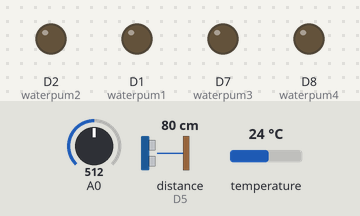
A sketch run on a simulated ESP8266 (NodeMCU). Shown: output pins drawn as LEDs (lit = HIGH). Inputs (shaded band) come from the test bench; at power-on: distance to the obstacle (sensor on D5) 80 cm, temperature 24 °C, A0 = 512. The echo pulse lasts 58.3 µs per cm; WiFi joins after 1.5 s; servers stay silent unless stated.

Above: at 3.0 s.
3.1 s: distance to the obstacle (sensor on D5) set to 5 cm
5.5 s: distance to the obstacle (sensor on D5) set to 2 cm
At 7.6 s:
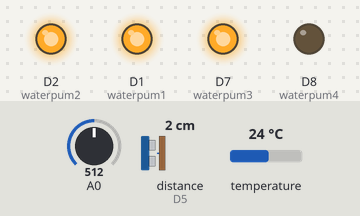
8.6 s: temperature set to 25.7 °C
At 10.1 s:
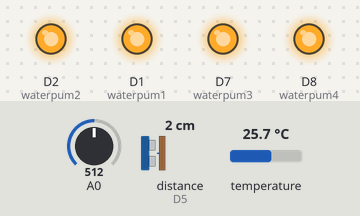
11.0 s: A0 set to 92
13.6 s: A0 set to 78
At 15.3 s:
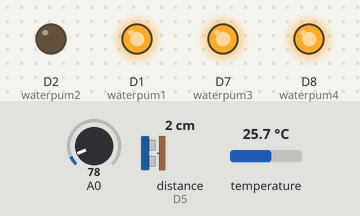
16.0 s: temperature set to 12 °C
At 19.1 s:
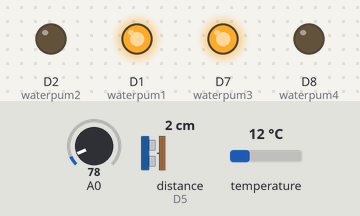
Timing chart, 0 to 20.2 s (numbered marks = the images above; inputs shaded):
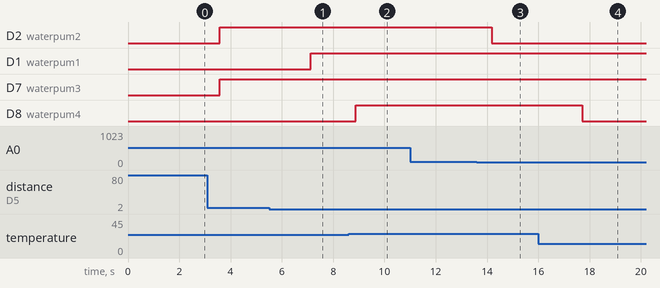

The sketch:

main.ino
```cpp
#define BLYNK_PRINT Serial
#define BLYNK_TEMPLATE_ID "blynktemplateid"
#define BLYNK_TEMPLATE_NAME "Pond Monitoring System"
#define BLYNK_AUTH_TOKEN "blynkauthtoken"

#define TRIGGER_PIN  D6
#define ECHO_PIN     D5
#define MAX_DISTANCE 400

#define ONE_WIRE_BUS D4

#define waterpum1 D1
#define waterpum2 D2
#define waterpum3 D7
#define waterpum4 D8

#include <NewPing.h>
#include <OneWire.h>
#include <DallasTemperature.h>
#include <BlynkSimpleEsp8266.h>

NewPing sonar(TRIGGER_PIN, ECHO_PIN, MAX_DISTANCE);
OneWire oneWire(ONE_WIRE_BUS);
DallasTemperature sensors(&oneWire);

void setup() {
  Blynk.begin(BLYNK_AUTH_TOKEN, "wifiname", "wifipassword");
  sensors.begin();
  pinMode(waterpum1, OUTPUT);
  pinMode(waterpum2, OUTPUT);
  pinMode(waterpum3, OUTPUT);
  pinMode(waterpum4, OUTPUT);

  Blynk.virtualWrite(V5, "Temperature (°C)");
  Blynk.virtualWrite(V6, "Distance (cm)");
  Blynk.virtualWrite(V7, "Turbidity");
}

void loop() {
  Blynk.run();
  delay(1000);

  sensors.requestTemperatures();
  int distance = sonar.ping_cm();
  int turbidity = analogRead(A0);
  float tempC = sensors.getTempCByIndex(0);

  Blynk.virtualWrite(V5, tempC);
  Blynk.virtualWrite(V6, distance);
  Blynk.virtualWrite(V7, turbidity);

  if (turbidity < 85){
    digitalWrite(waterpum2, LOW);
  } else {
    digitalWrite(waterpum2, HIGH);
  }
  if (distance > 3){
    digitalWrite(waterpum1, LOW);
  } else {
    digitalWrite(waterpum1, HIGH);
  }
  if (tempC < 25){
    digitalWrite(waterpum4, LOW);
  } else {
    digitalWrite(waterpum4, HIGH);
  }
  if (tempC > 32){
    digitalWrite(waterpum3, LOW);
  } else {
    digitalWrite(waterpum3, HIGH);
  }
}
```

Measured:
- the behaviour switches between 4 and 3 cm on distance to the obstacle (sensor on D5) (found by bisection; images 0 and 1)
- the behaviour switches between 24.9 and 25 °C on temperature (found by bisection; images 1 and 2)
- the behaviour switches between 85 and 84 on A0 (found by bisection; images 2 and 3)
- after the input at 5.5 s, D1 (waterpum1): LOW → HIGH after 1.6 s
- after the input at 8.6 s, D8 (waterpum4): LOW → HIGH after 0.28 s
- after the input at 11.0 s, every drawn part: stays the same
- after the input at 13.6 s, D2 (waterpum2): HIGH → LOW after 0.58 s
- after the input at 16.0 s, D8 (waterpum4): HIGH → LOW after 1.7 s
